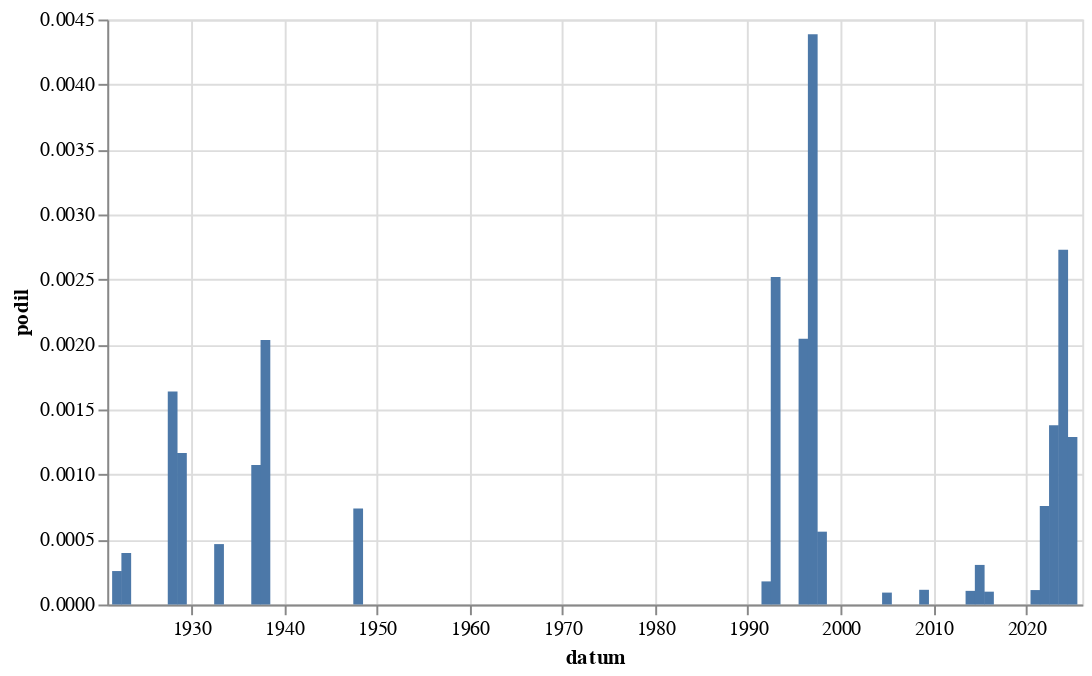

The cell this chart's notebook holds for it:
### Code cell
graf(vyvoj(r'[Kk]okain'))

### Figure 1 — Vega-Lite specification as saved in the notebook (floating-point values rounded to 4 significant figures)
{"config": {"view": {"continuousWidth": 300, "continuousHeight": 300}}, "data": {"name": "data-3ee2659a2154157c75ecb2174959a39c"}, "mark": {"type": "bar"}, "encoding": {"x": {"field": "datum", "type": "temporal"}, "y": {"field": "podil", "type": "quantitative"}}, "height": 300, "width": 500, "$schema": "https://vega.github.io/schema/vega-lite/v5.8.0.json", "datasets": {"data-3ee2659a2154157c75ecb2174959a39c": [{"datum": "1922-01-01T00:00:00", "text": 1, "text_right": 3886, "podil": 0.0002573}, {"datum": "1923-01-01T00:00:00", "text": 1, "text_right": 2523, "podil": 0.0003964}, {"datum": "1928-01-01T00:00:00", "text": 5, "text_right": 3050, "podil": 0.001639}, {"datum": "1929-01-01T00:00:00", "text": 2, "text_right": 1716, "podil": 0.001166}, {"datum": "1933-01-01T00:00:00", "text": 1, "text_right": 2152, "podil": 0.0004647}, {"datum": "1937-01-01T00:00:00", "text": 2, "text_right": 1864, "podil": 0.001073}, {"datum": "1938-01-01T00:00:00", "text": 2, "text_right": 983, "podil": 0.002035}, {"datum": "1948-01-01T00:00:00", "text": 1, "text_right": 1353, "podil": 0.0007391}, {"datum": "1992-01-01T00:00:00", "text": 1, "text_right": 5627, "podil": 0.0001777}, {"datum": "1993-01-01T00:00:00", "text": 1, "text_right": 397, "podil": 0.002519}, {"datum": "1996-01-01T00:00:00", "text": 1, "text_right": 489, "podil": 0.002045}, {"datum": "1997-01-01T00:00:00", "text": 3, "text_right": 684, "podil": 0.004386}, {"datum": "1998-01-01T00:00:00", "text": 1, "text_right": 1785, "podil": 0.0005602}, {"datum": "2005-01-01T00:00:00", "text": 1, "text_right": 10922, "podil": 9.156e-05}, {"datum": "2009-01-01T00:00:00", "text": 1, "text_right": 8843, "podil": 0.0001131}, {"datum": "2014-01-01T00:00:00", "text": 1, "text_right": 9532, "podil": 0.0001049}, {"datum": "2015-01-01T00:00:00", "text": 3, "text_right": 9853, "podil": 0.0003045}, {"datum": "2016-01-01T00:00:00", "text": 1, "text_right": 10133, "podil": 9.869e-05}, {"datum": "2021-01-01T00:00:00", "text": 1, "text_right": 9003, "podil": 0.0001111}, {"datum": "2022-01-01T00:00:00", "text": 8, "text_right": 10550, "podil": 0.0007583}, {"datum": "2023-01-01T00:00:00", "text": 16, "text_right": 11599, "podil": 0.001379}, {"datum": "2024-01-01T00:00:00", "text": 32, "text_right": 11725, "podil": 0.002729}, {"datum": "2025-01-01T00:00:00", "text": 6, "text_right": 4659, "podil": 0.001288}]}}
